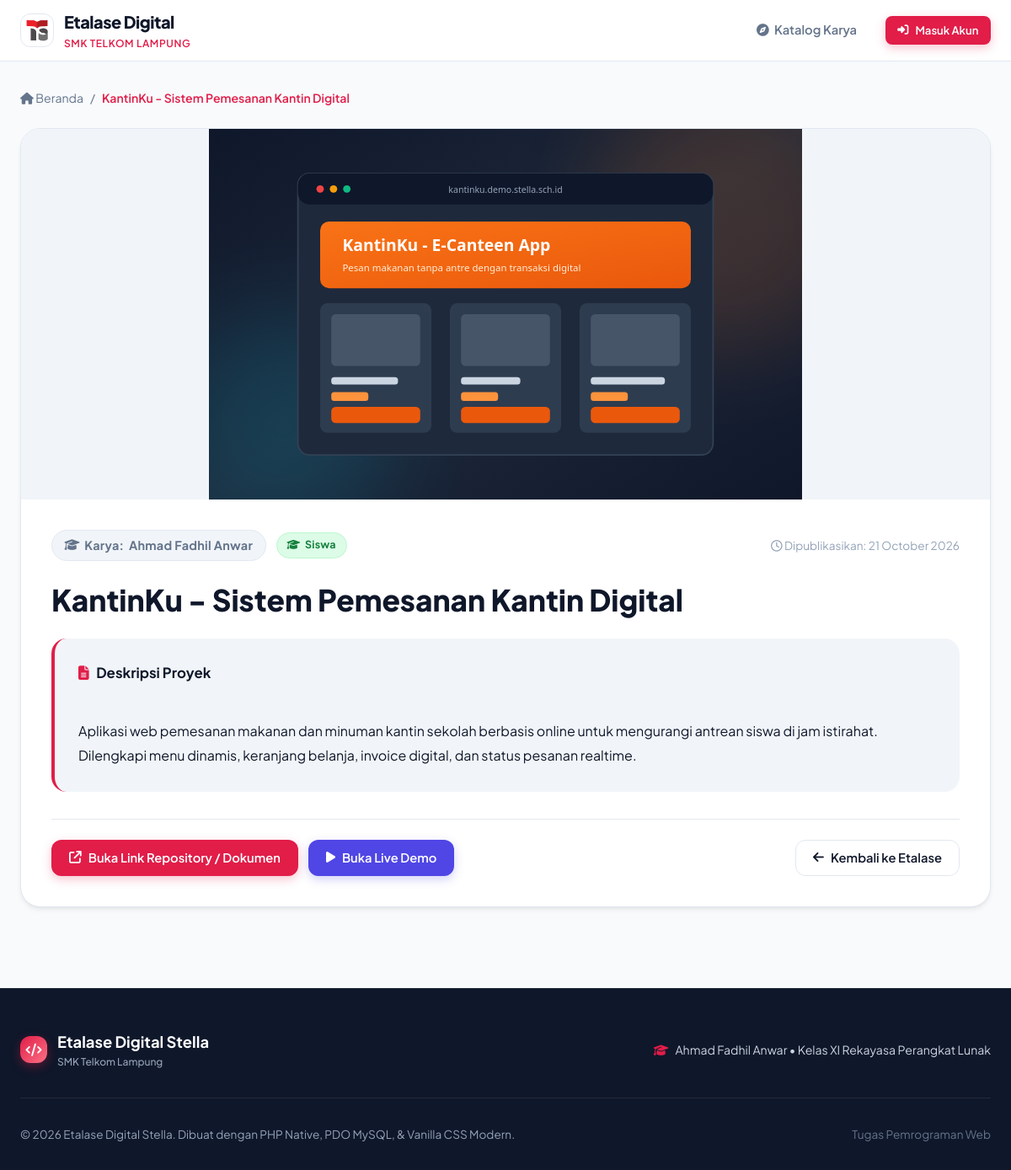
Screenshot of /detail.php?id=1 with the database file from the repository.
### tables this page shows
CREATE TABLE IF NOT EXISTS projects (
    id INT AUTO_INCREMENT PRIMARY KEY,
    user_id INT NOT NULL,
    nama_project VARCHAR(150) NOT NULL,
    deskripsi TEXT NOT NULL,
    gambar VARCHAR(255) NOT NULL,
    link_project VARCHAR(255) NOT NULL,
    demo VARCHAR(255) DEFAULT NULL,
    created_at TIMESTAMP DEFAULT CURRENT_TIMESTAMP,
    FOREIGN KEY (user_id) REFERENCES users(id) ON DELETE CASCADE
);

CREATE TABLE IF NOT EXISTS users (
    id INT AUTO_INCREMENT PRIMARY KEY,
    nama VARCHAR(100) NOT NULL,
    email VARCHAR(100) UNIQUE NOT NULL,
    password VARCHAR(255) NOT NULL,
    avatar VARCHAR(255) DEFAULT NULL,
    role ENUM('super_admin', 'admin', 'siswa') DEFAULT 'siswa',
    created_at TIMESTAMP DEFAULT CURRENT_TIMESTAMP
);

### config/kuis_db.php (called while the page is built, shortened)
<?php
if (!function_exists('e')) {
    function e($value) {
        return htmlspecialchars($value ?? '', ENT_QUOTES, 'UTF-8');
    }
}

### detail.php (the view, shortened to what this page needs)
<?php
require_once __DIR__ . '/config/kuis_db.php';
require_once __DIR__ . '/middleware/auth_check.php';
$id = (int)($_GET['id'] ?? 0);
$stmt = $pdo->prepare("SELECT p.*, u.nama AS nama_pembuat, u.email AS email_pembuat, u.role AS role_pembuat
                       FROM projects p
                       JOIN users u ON u.id = p.user_id
                       WHERE p.id = :id");
$stmt->execute(['id' => $id]);
$project = $stmt->fetch();
require __DIR__ . '/includes/header.php';
?>
<div style="margin-bottom: 1.5rem; display: flex; align-items: center; gap: 0.5rem; font-size: 0.88rem; color: var(--color-text-muted);">
    <a href="index.php" style="color: var(--color-text-muted);"><i class="fa-solid fa-house"></i> Beranda</a>
    <span>/</span>
    <span style="color: var(--color-primary); font-weight: 600;"><?= e($project['nama_project']) ?></span>
</div>
<div style="background: var(--color-surface); border: 1px solid var(--color-border); border-radius: var(--radius-xl); overflow: hidden; box-shadow: var(--shadow-md); margin-bottom: 3rem;">
    <div style="width: 100%; max-height: 440px; overflow: hidden; background: #f1f5f9; position: relative;">
        <img src="uploads/projects/<?= e($project['gambar']) ?>" alt="<?= e($project['nama_project']) ?>"
             style="width: 100%; height: 100%; object-fit: contain; max-height: 440px; display: block;"
             onerror="this.src='uploads/projects/default-project.svg'">
    </div>
    <div style="padding: 2.25rem;">
        <div style="display: flex; flex-wrap: wrap; align-items: center; justify-content: space-between; gap: 1rem; margin-bottom: 1.5rem;">
            <div style="display: flex; align-items: center; gap: 0.75rem;">
                <span class="badge badge-secondary" style="font-size: 0.9rem; padding: 0.4rem 0.9rem;">
                    <i class="fa-solid fa-graduation-cap text-primary"></i>
                    Karya: <strong><?= e($project['nama_pembuat']) ?></strong>
                </span>
                <?= role_badge($project['role_pembuat']) ?>
            </div>
            <div style="font-size: 0.85rem; color: var(--color-text-light);">
                <i class="fa-regular fa-clock me-1"></i>
                Dipublikasikan: <?= date('d F Y', strtotime($project['created_at'])) ?>
            </div>
        </div>
        <h1 style="font-size: 2.2rem; font-weight: 800; line-height: 1.25; margin-bottom: 1.5rem; color: var(--color-text-main);">
            <?= e($project['nama_project']) ?>
        </h1>
        <div style="background: var(--color-surface-muted); padding: 1.75rem; border-radius: var(--radius-lg); margin-bottom: 2rem; border-left: 4px solid var(--color-primary);">
            <h3 style="font-size: 1.05rem; font-weight: 700; margin-bottom: 0.75rem; color: var(--color-text-main);">
                <i class="fa-solid fa-file-lines text-primary" style="color: var(--color-primary); margin-right: 0.35rem;"></i> Deskripsi Proyek
            </h3>
            <div style="color: var(--color-text-main); font-size: 1rem; line-height: 1.8; white-space: pre-line;">
                <?= e($project['deskripsi']) ?>
            </div>
        </div>
        <div style="display: flex; flex-wrap: wrap; align-items: center; justify-content: space-between; gap: 1rem; padding-top: 1.5rem; border-top: 1px solid var(--color-border);">
            <div style="display: flex; flex-wrap: wrap; gap: 0.75rem;">
                <?php if (!empty($project['link_project'])): ?>
                    <a href="<?= e($project['link_project']) ?>" target="_blank" rel="noopener noreferrer" class="btn btn-primary">
                        <i class="fa-solid fa-arrow-up-right-from-square"></i> Buka Link Repository / Dokumen
                    </a>
                <?php endif; ?>
                <?php if (!empty($project['demo'])): ?>
                    <a href="<?= e($project['demo']) ?>" target="_blank" rel="noopener noreferrer" class="btn btn-indigo">
                        <i class="fa-solid fa-play"></i> Buka Live Demo
                    </a>
                <?php endif; ?>
            </div>
            <div style="display: flex; gap: 0.5rem;">
                <a href="index.php" class="btn btn-outline">
                    <i class="fa-solid fa-arrow-left"></i> Kembali ke Etalase
                </a>
            </div>
        </div>
    </div>
</div>
<?php require __DIR__ . '/includes/footer.php'; ?>

### assets/css/style.php.css (style rules this page uses)
:root { --font-main: 'Plus Jakarta Sans', system-ui, -apple-system, sans-serif; --color-primary: #e11d48; --color-primary-hover: #be123c; --color-primary-light: #ffe4e6; --color-indigo: #4f46e5; --color-indigo-hover: #4338ca; --color-indigo-light: #e0e7ff; --color-bg: #f8fafc; --color-surface: #ffffff; --color-surface-muted: #f1f5f9; --color-border: #e2e8f0; --color-border-hover: #cbd5e1; --color-text-main: #0f172a; --color-text-muted: #64748b; --color-text-light: #94a3b8; --color-success: #10b981; --color-warning: #f59e0b; --color-danger: #ef4444; --color-info: #06b6d4; --shadow-sm: 0 1px 2px 0 rgb(0 0 0 / 0.05); --shadow-md: 0 4px 6px -1px rgb(0 0 0 / 0.07), 0 2px 4px -2px rgb(0 0 0 / 0.05); --shadow-lg: 0 10px 15px -3px rgb(0 0 0 / 0.08), 0 4px 6px -4px rgb(0 0 0 / 0.04); --shadow-xl: 0 20px 25px -5px rgb(0 0 0 / 0.1), 0 8px 10px -6px rgb(0 0 0 / 0.05); --shadow-card: 0 10px 30px -10px rgba(15, 23, 42, 0.08); --radius-sm: 8px; --radius-md: 12px; --radius-lg: 18px; --radius-xl: 24px; --radius-full: 9999px; --transition: all 0.2s cubic-bezier(0.4, 0, 0.2, 1); }
*, *::before, *::after { box-sizing: border-box; margin: 0; padding: 0; }
body { font-family: var(--font-main); background-color: var(--color-bg); color: var(--color-text-main); line-height: 1.6; min-height: 100vh; display: flex; flex-direction: column; -webkit-font-smoothing: antialiased; }
a { color: inherit; text-decoration: none; transition: var(--transition); }
img { max-width: 100%; height: auto; display: block; }
.badge { display: inline-flex; align-items: center; gap: 0.35rem; padding: 0.3rem 0.75rem; border-radius: var(--radius-full); font-size: 0.78rem; font-weight: 700; letter-spacing: 0.02em; }
.badge-secondary { background: var(--color-surface-muted); color: var(--color-text-muted); border: 1px solid var(--color-border); }
.btn { display: inline-flex; align-items: center; justify-content: center; gap: 0.5rem; font-weight: 600; font-size: 0.92rem; padding: 0.65rem 1.25rem; border-radius: var(--radius-md); cursor: pointer; border: 1px solid transparent; transition: var(--transition); line-height: 1.4; white-space: nowrap; }
.btn-primary { background: var(--color-primary); color: #ffffff; box-shadow: 0 4px 12px rgba(225, 29, 72, 0.25); }
.btn-outline { background: var(--color-surface); border-color: var(--color-border); color: var(--color-text-main); }
.btn-indigo { background: var(--color-indigo); color: #ffffff; box-shadow: 0 4px 12px rgba(79, 70, 229, 0.25); }

### rows the page displays
projects: nama_project "KantinKu - Sistem Pemesanan Kantin Digital", gambar (picture), user.nama "Ahmad Fadhil Anwar", created_at "21 October 2026", deskripsi "Aplikasi web pemesanan makanan dan minuman kantin sekolah berbasis online untuk mengurangi antrean siswa di jam istirahat. Dilengkapi menu dinamis, keranjang belanja, invoice digital, dan status pesanan realtime."
